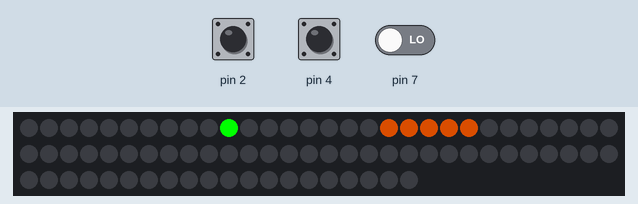
Recording of a sketch running on a simulated Arduino Uno, built with avr-gcc and run on an emulated ATmega328P. Parts: 80 RGB LEDs in strip order, left to right, continuing on the next row. The test bench sets the inputs (shaded band); at power-on: pin 2 HIGH, pin 4 HIGH, pin 7 LOW. Random numbers use the default seed unless the sketch sets one.

Above: at 1.2 s.
1.3 s: pin 2 pulled LOW for 1 s
At 1.68 s:
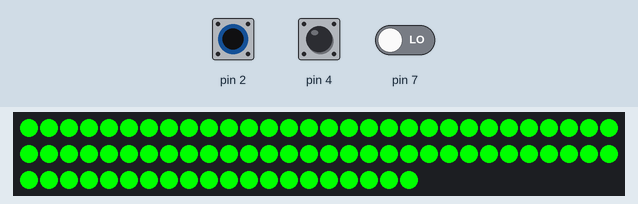
2.9 s: pin 2 pulled LOW for 3.2 s
At 4.08 s:
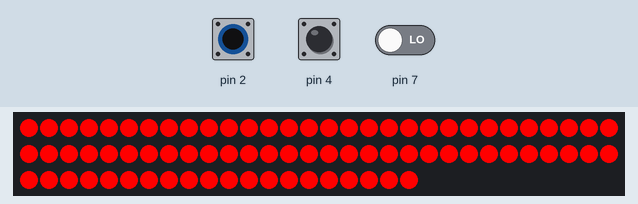
6.7 s: pin 4 pulled LOW for 0.15 s
At 7.77 s:
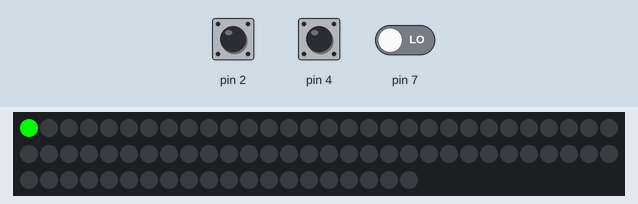
Timing chart, 0 to 9.7 s (numbered marks = the images above; inputs shaded):
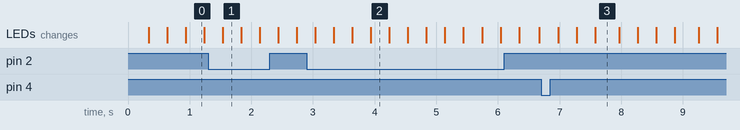

The sketch:

final_code.ino
```cpp
#include "FastLED.h"

#define NUM_LEDS 80
#define DATA_PIN 11
#define CLOCK_PIN 13

// LED array
CRGB leds[NUM_LEDS];

//Flames data
CRGB fire[18];
int fireFrame = 0;
int fireWait = 0;
int lavaStart = 18;
int lavaLength = 5;

boolean dash = false;
boolean gameOver = false;
boolean nextLevel = false;

void setup() {
  Serial.begin(9600);

  // Stick up
  pinMode(2, INPUT_PULLUP);
  // Stick down
  pinMode(4, INPUT_PULLUP);
//  // Button
//  pinMode(7, INPUT_PULLUP);
  // LED arrangement
  FastLED.addLeds<WS2801, DATA_PIN, CLOCK_PIN, BGR>(leds, NUM_LEDS);
  //putting frames in the flames
  for(int i=0; i<12;i++){
    fire[i] = CRGB(14*i,5*i,0);
  }
}
  int pcPos = 10;
  int pcSpeed = 1;
  int deadTimer = 0;

void loop() {
  int stickUp = digitalRead(2);
  int stickDown = digitalRead(4);
  int buttonDown = digitalRead(7);

//  Serial.print("up = ");
//  Serial.print(stickUp);
//  Serial.print(", down = ");
//  Serial.println(stickDown);
//  Serial.print("pcPos = ");
//  Serial.print(pcPos);
//  Serial.print(", fire = ");
//  Serial.print(fireFrame);
//  Serial.print(", no fire= ");
//  Serial.print(fireWait);
//  Serial.print(", gameover = ");
//  Serial.print(gameOver);
//  Serial.print(", d.count = ");
//  Serial.println(deadTimer);

  //Stick changing the player position
  if (dash == false && gameOver == false && nextLevel == false) {
    if (stickUp == 0) {
      pcPos = pcPos + pcSpeed;
      if (pcPos > NUM_LEDS - 1) {
        pcPos = NUM_LEDS - 1;
        nextLevel = true;
      }
    }
    else if (stickDown == 0) {
      pcPos = pcPos - pcSpeed;
      if (pcPos <0)  {
        pcPos = 0;
      }
    }
  }

//  //Button + stick in a direction to dash WIP
//  if (dash == false) {
//    if (buttonDown == 1 && stickUp == 1) {
//      dash = true;
//      // some dashing code
//      dash = false;
//    }
//    else if (buttonDown == 1 && stickDown == 1) {
//      dash = true;
//      // some dashing code
//      dash = false;
//    }
//  }

  //lava floor
  if (pcPos >= lavaStart && pcPos < lavaStart + lavaLength && fireFrame > 8 && fireWait == 17) {
    gameOver = true;
  }

  // refreshing the "screen"
  for(int i = 0;i< NUM_LEDS;i++){
    leds[i] = CRGB(0,0,0);
  }

  if(fireWait >16){
    for(int j = 0;j<lavaLength;j++){
      leds[lavaStart + j] = fire[fireFrame];
    }
    fireFrame++;
    if(fireFrame >16){
      fireWait = 0;
    }
  }
  else {
    fireWait++;
    if(fireWait >16){
      fireFrame = 0;
    }
  }

  leds[pcPos] = CRGB(0,255,0);

  if(gameOver == true || nextLevel == true){
    for(int k = 0; k<NUM_LEDS; k++){
      if(gameOver == true){
        leds[k] = CRGB(255,0,0);
      }
      else{
        leds[k] =  CRGB(0,255,0);
      }
    }
    deadTimer++;
    if (deadTimer >22){
      pcPos = 1;
      gameOver = false;
      nextLevel = false;
      deadTimer = 0;
      lavaStart = random(6,76);
    }
  }
  FastLED.show();
}
```
